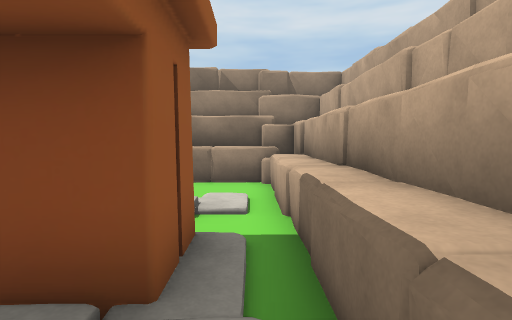
View 1 (above)

16 first-person views from a walk through a Unity game level. The camera is 1.3 m above the floor, tilts 4° down and sees 80° across. The floor is counted in squares, 1 m on a side. Each view is taken from the middle of a square. On the plan, view 1 faces up. The plan holds only what a view shows up to about 14 squares ahead; the rest is blank. The place goes on beyond the plan. Some animated figures are left out. Some surface patterns are stand-ins.

View 2
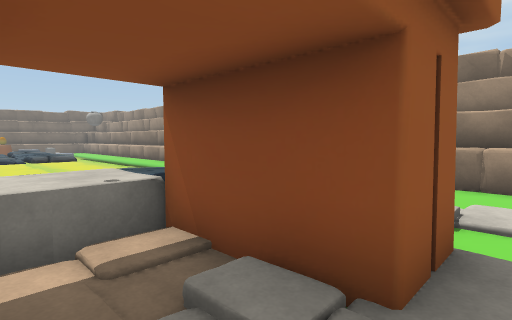

View 3
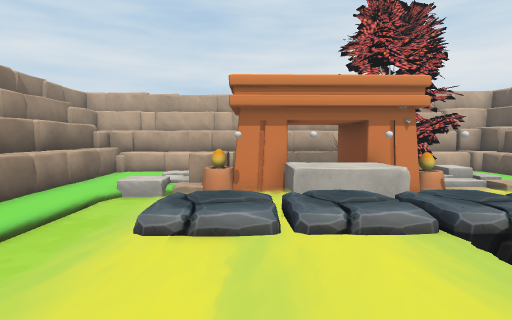

View 4
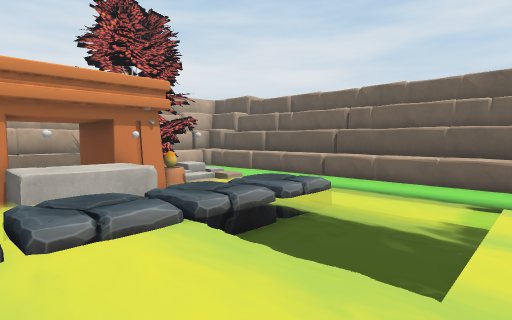

View 5
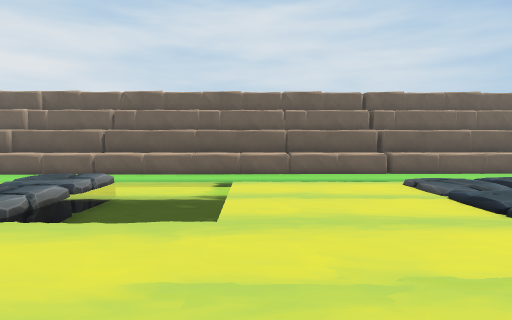

View 6
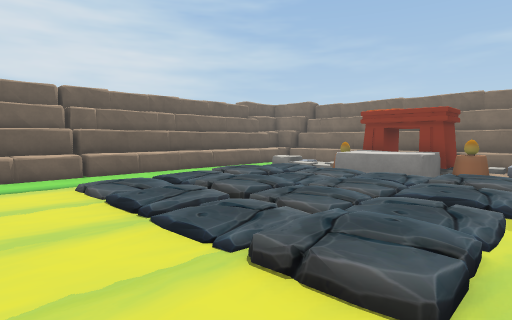

View 7
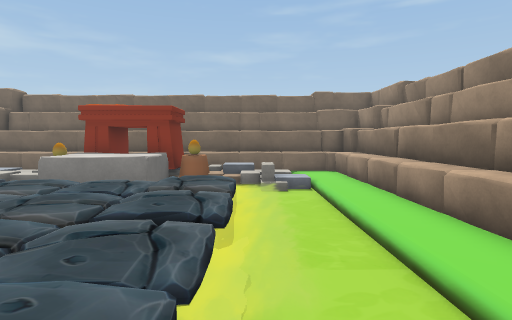

View 8
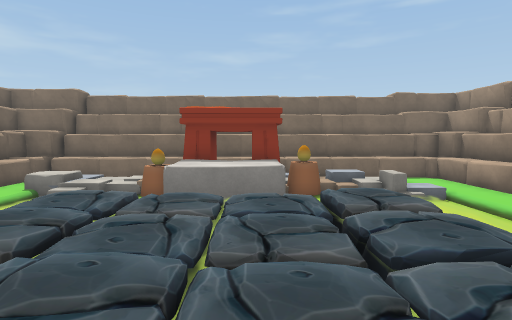

View 9
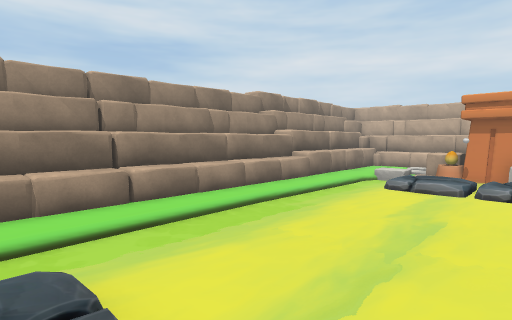

View 10
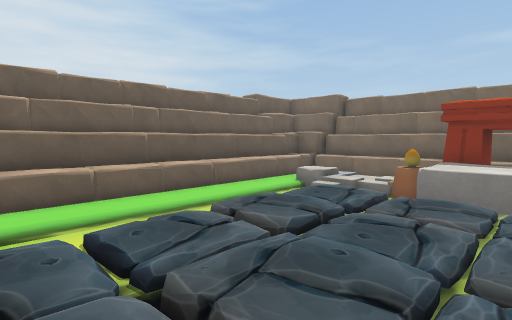

View 11
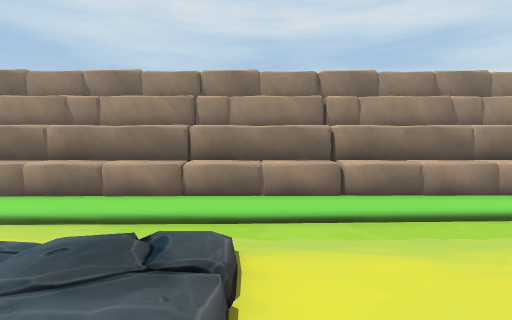

View 12
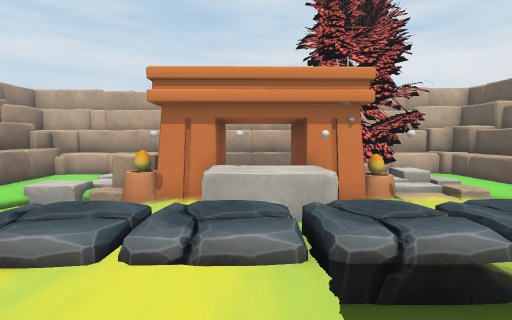

View 13
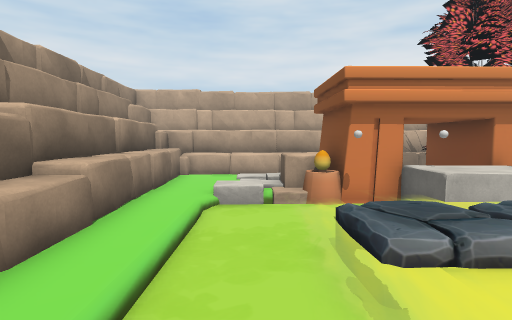

View 14
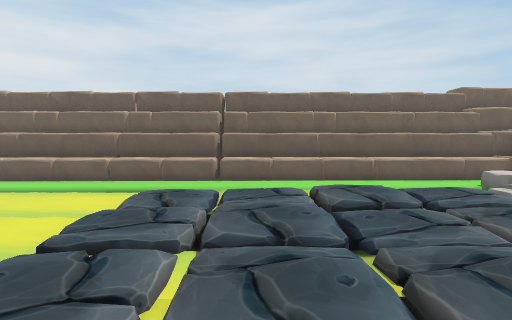

View 15
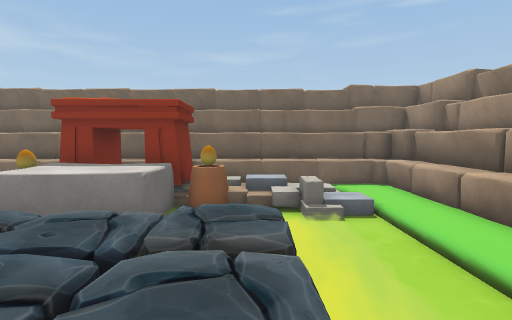

View 16
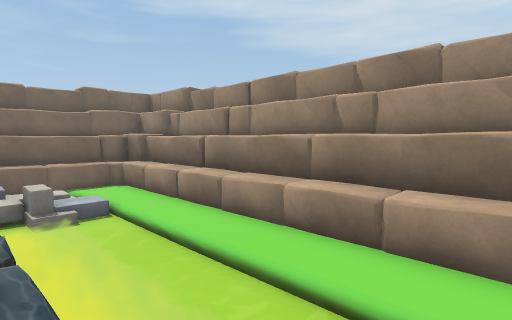

### Floor plan
Key: @ floor where view 1 was taken; # wall or solid block; . main floor; : floor 0.25 m higher than the main floor; - floor 0.25 m lower than the main floor; _ floor 0.5 m lower than the main floor; / step, stairs or slope; = window, fence, low wall or low ledge; ^ raised ledge; L lamp; T tree; O other object.
Columns run from 32 left of view 1 to 2 right of it. Each row starts with its distance up from view 1.
 10  #################^^^^############
  9 #^^^^^^^^^^^^^^^^^^^^^^^^^^^^^^^^^
  8 #^-------------------------------^^
  7 #^/////_///////////_______/_//---^^
  6 #^/////......./__/////////////---^^
  5 #^/////....................//^^/-^#
  4 #^/O/_/::::..//.........:...L#^#-^#
  3 #^#LL  ::::../:......../:...## #-^#
  2 #^##L^#....///./......./::^^^###/^#
  1 #^ #^^^..../././......./::^O^--/ ^#
  0 #^ #^^^//../:/:........//:^^####@^#
 -1 #^##^^^../.::.:......../:/ =## TT##
 -2 #^ #L  ////.:..........///  L#TTTT#
 -3 #^ //  ::/:::........../:/  /#TTTT
 -4 #^/./  //............../    //TTTT
 -5 #^////      ..      .....   ///-T##
 -6 #^ //////////////////////   -----^#
 -7 #^ -----------------------==-=^^^^#
 -8 ##^^^^^^^^^^^^^^^^^^^^^^^^^^^^#####
 -9  #####^^^###############  #

Positions as (right, up) in squares from view 1, and headings:
1: (0, 0), facing up
2: (0, 0), facing up-left
3: (-13, 3), facing right
4: (-13, 3), facing down-right
5: (-13, 5), facing down
6: (-15, 5), facing down-left
7: (-17, 5), facing left
8: (-18, 1), facing left
9: (-18, 1), facing up-right
10: (-18, 1), facing down-left
11: (-17, 1), facing up
12: (-12, 1), facing right
13: (-12, 6), facing right
14: (-20, 4), facing down
15: (-20, 4), facing left
16: (-19, 4), facing up-left
